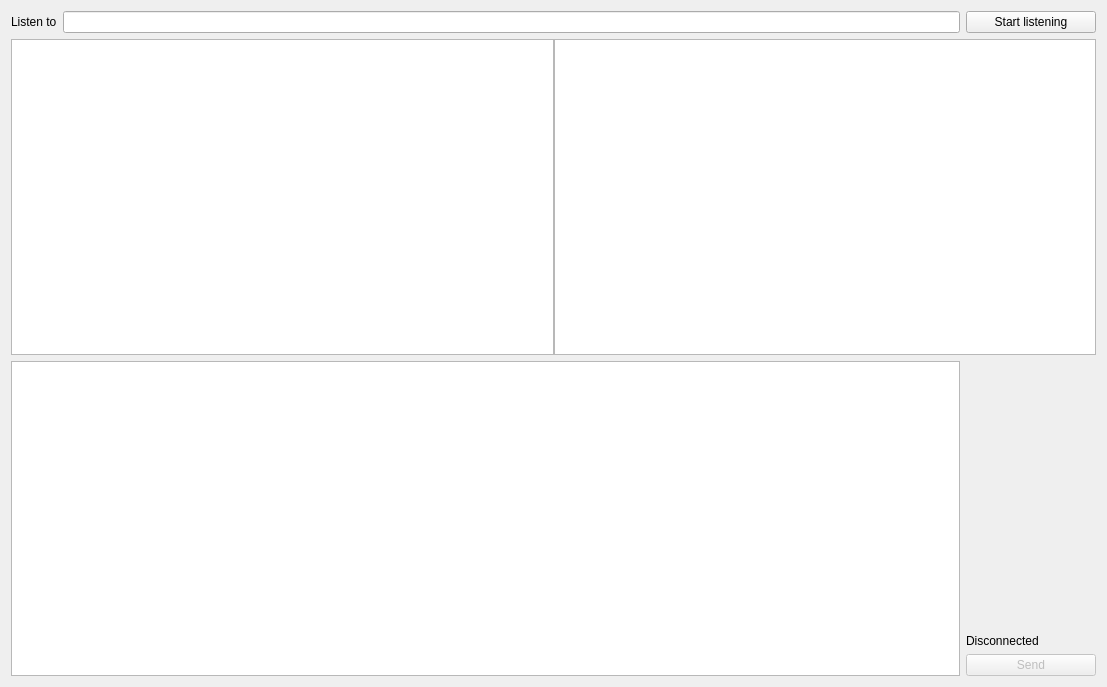
<?xml version="1.0" encoding="UTF-8"?>
<ui version="4.0">
 <class>PipeTabWidget</class>
 <widget class="QWidget" name="PipeTabWidget">
  <property name="geometry">
   <rect>
    <x>0</x>
    <y>0</y>
    <width>1107</width>
    <height>687</height>
   </rect>
  </property>
  <property name="windowTitle">
   <string>Form</string>
  </property>
  <layout class="QGridLayout" name="gridLayout">
   <item row="0" column="1">
    <widget class="QLineEdit" name="LE_PIPETOLISTEN"/>
   </item>
   <item row="3" column="2">
    <layout class="QVBoxLayout" name="verticalLayout">
     <item>
      <spacer name="verticalSpacer">
       <property name="orientation">
        <enum>Qt::Vertical</enum>
       </property>
       <property name="sizeHint" stdset="0">
        <size>
         <width>20</width>
         <height>40</height>
        </size>
       </property>
      </spacer>
     </item>
     <item>
      <widget class="QLabel" name="L_STATUS">
       <property name="maximumSize">
        <size>
         <width>200</width>
         <height>16777215</height>
        </size>
       </property>
       <property name="text">
        <string>Disconnected</string>
       </property>
      </widget>
     </item>
     <item>
      <widget class="QPushButton" name="PB_SEND">
       <property name="enabled">
        <bool>false</bool>
       </property>
       <property name="minimumSize">
        <size>
         <width>2</width>
         <height>0</height>
        </size>
       </property>
       <property name="maximumSize">
        <size>
         <width>200</width>
         <height>16777215</height>
        </size>
       </property>
       <property name="text">
        <string>Send</string>
       </property>
      </widget>
     </item>
    </layout>
   </item>
   <item row="0" column="2">
    <widget class="QPushButton" name="PB_CONNECT">
     <property name="minimumSize">
      <size>
       <width>130</width>
       <height>0</height>
      </size>
     </property>
     <property name="text">
      <string>Start listening</string>
     </property>
    </widget>
   </item>
   <item row="0" column="0">
    <widget class="QLabel" name="label">
     <property name="text">
      <string>Listen to</string>
     </property>
    </widget>
   </item>
   <item row="3" column="0" colspan="2">
    <widget class="QPlainTextEdit" name="LE_SENDDATA"/>
   </item>
   <item row="2" column="0" colspan="3">
    <layout class="QHBoxLayout" name="horizontalLayout">
     <property name="spacing">
      <number>0</number>
     </property>
     <property name="bottomMargin">
      <number>0</number>
     </property>
     <item>
      <widget class="QTextBrowser" name="TB_RECIEVEDDATASHEXA"/>
     </item>
     <item>
      <widget class="QTextBrowser" name="TB_RECIEVEDDATASTEXT"/>
     </item>
    </layout>
   </item>
  </layout>
 </widget>
 <resources/>
 <connections/>
</ui>
